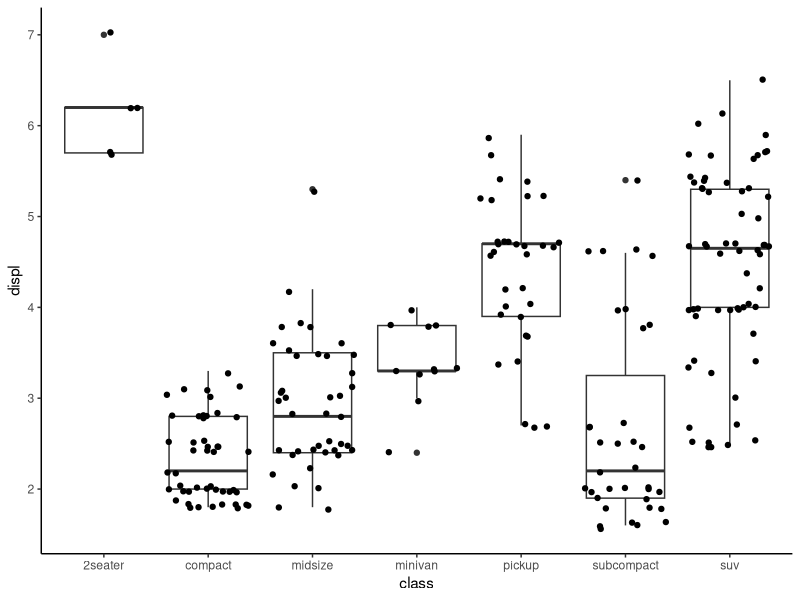
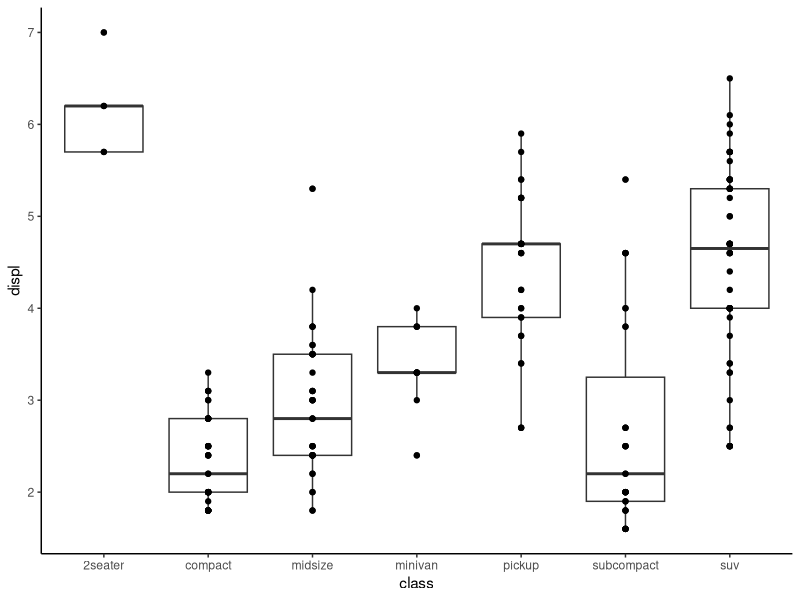

These charts were generated, in order, by the following R code:
install.packages("ggplot2")
library(ggplot2)
### exercise - basic use of ggplot2 for data visualization
install.packages("tidyverse")
# load libraries
library("tidyverse")

# we use the mpg dataset available by default in R.
##car class is in the column "class",
##size of the engine (L) is in the column "displ".
ggplot(mpg, aes(x = class, y = displ)) +
  geom_boxplot() +
  geom_jitter() + ## induces a slight random spread of the points, helpful  otherwise would be clustered
  theme_classic()
    
ggplot(mpg, aes(x = class, y = displ)) +
  geom_boxplot() +
  geom_point() + #shows lesser data points
  theme_classic() #theme is set to classic
